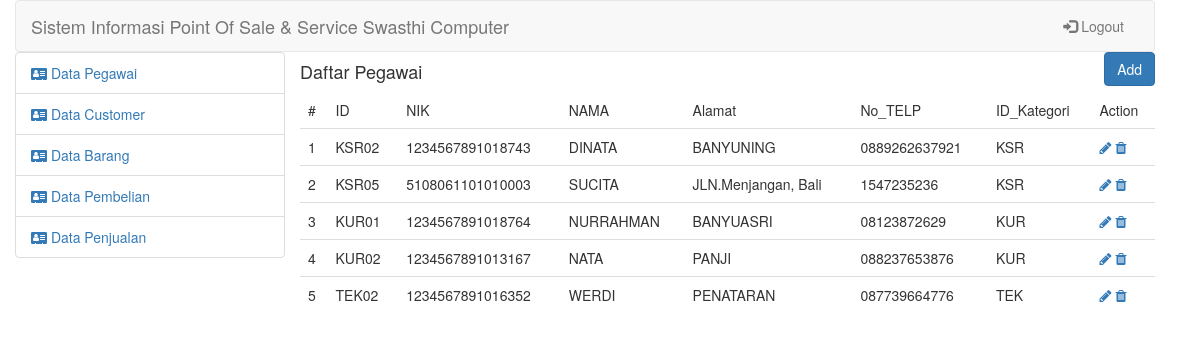
The app's page /admin/index.php?mod=pegawai (signed in) with its own data.
### tables this page shows
CREATE TABLE `pegawai` (
  `kode_pegawai` int(15) NOT NULL,
  `id_pegawai` char(5) NOT NULL,
  `no_ktp` char(16) NOT NULL,
  `nama` varchar(50) NOT NULL,
  `alamat` text NOT NULL,
  `no_telp` text NOT NULL,
  `id_kategori_pegawai` char(3) NOT NULL,
  `photo` varchar(45) NOT NULL
);

### admin/views/pegawai/tampil.php (the view)
<div class="row">
    <div class="pull-left">
        <h4>Daftar Pegawai</h4>
    </div>
    <div class="pull-right">
        <a href="index.php?mod=pegawai&page=add">
            <button class="btn btn-primary">Add</button>
        </a>
    </div>
</div>
<div class="row">
    <table class="table">
        <thead>
            <tr>
                <td>
                    #
                </td>
                <td>ID</td><td>NIK</td><td>NAMA</td><td>Alamat</td><td>No_TELP</td><td>ID_Kategori</td><td>Action</td>
            </tr>
        </thead>
        <tbody>
            <?php if($pegawai != NULL){
                $no=1;
                foreach($pegawai as $row){?>
                    <tr>
                        <td><?=$no;?></td><td><?=$row['id_pegawai']?></td><td><?=$row['no_ktp'];?></td><td><?=$row['nama']?></td><td><?=$row['alamat']?></td><td><?=$row['no_telp']?></td><td><?=$row['id_kategori_pegawai']?></td>
                        <td>
                            <a href="index.php?mod=pegawai&page=edit&id=<?=md5($row['id_pegawai'])?>"><i class="fa fa-pencil"></i> </a>
                            <a href="index.php?mod=pegawai&page=delete&id=<?=md5($row['id_pegawai'])?>"><i class="fa fa-trash"></i> </a>
                        </td>
                    </tr>
               <?php $no++; }
            }?>
        </tbody>
    </table>
</div>

### assets/style.css (style rules this page uses)
body { background-image: url(http://drive.google.com/uc?export=view&id=1D-G080Psj5GM_4Xx8q4UcLxMAjoRAoyY); background-size: cover; }
* { margin: 0px; padding: 0px; text-decoration: none; box-sizing: border-box; }

### records on screen
pegawai: id_pegawai "KSR02", no_ktp "1234567891018743", nama "DINATA", alamat "BANYUNING", no_telp "0889262637921", id_kategori_pegawai "KSR"
pegawai: id_pegawai "KSR05", no_ktp "5108061101010003", nama "SUCITA", alamat "JLN.Menjangan, Bali", no_telp "1547235236", id_kategori_pegawai "KSR"
pegawai: id_pegawai "KUR01", no_ktp "1234567891018764", nama "NURRAHMAN", alamat "BANYUASRI", no_telp "08123872629", id_kategori_pegawai "KUR"
pegawai: id_pegawai "KUR02", no_ktp "1234567891013167", nama "NATA", alamat "PANJI", no_telp "088237653876", id_kategori_pegawai "KUR"
pegawai: id_pegawai "TEK02", no_ktp "1234567891016352", nama "WERDI", alamat "PENATARAN", no_telp "087739664776", id_kategori_pegawai "TEK"
